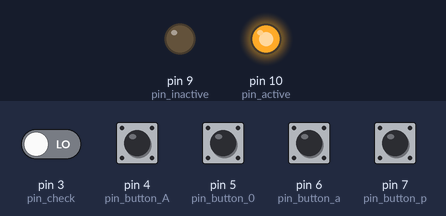
A sketch run on a simulated Arduino Uno, built with avr-gcc and run on an emulated ATmega328P. Parts: output pins drawn as LEDs (lit = HIGH). The test bench sets the inputs (shaded band); at power-on: pin 3 (pin_check), pin 4 (pin_button_A), pin 5 (pin_button_0), pin 6 (pin_button_a), pin 7 (pin_button_p) LOW. What the sketch prints to the serial monitor is not drawn.

Above: at 0.1 s.
Timing chart, 0 to 1.6 s (numbered marks = the images above):
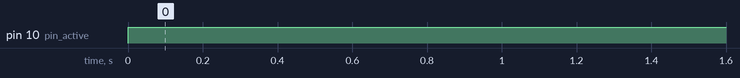

The sketch:

switches.ino
```cpp
// The five input buttons
const int pin_check    = 3;
const int pin_button_A = 4;
const int pin_button_0 = 5;
const int pin_button_a = 6;
const int pin_button_p = 7;

// The two output leds
const int pin_inactive = 9;
const int pin_active   = 10;

const int BUTTON_check = 0;
const int BUTTON_A = 1;
const int BUTTON_0 = 2;
const int BUTTON_a = 3;
const int BUTTON_p = 4;

int buttons[] = {
  LOW, LOW, LOW, LOW, LOW};


int active = true;

void setup() {
  pinMode(pin_check,    INPUT);
  pinMode(pin_button_A, INPUT);
  pinMode(pin_button_0, INPUT);
  pinMode(pin_button_a, INPUT);
  pinMode(pin_button_p, INPUT);
  pinMode(pin_inactive, OUTPUT);
  pinMode(pin_active,   OUTPUT);
  Serial.begin(9600);
}

void loop() {
  read_input();
  monitor();
  transition();
  signal();
}

void read_input() {
  buttons[BUTTON_check] = digitalRead(pin_check);
  buttons[BUTTON_A] = digitalRead(pin_button_A);
  buttons[BUTTON_0] = digitalRead(pin_button_0);
  buttons[BUTTON_a] = digitalRead(pin_button_a);
  buttons[BUTTON_p] = digitalRead(pin_button_p);
}

void monitor() {
  Serial.print(buttons[BUTTON_check]);
  Serial.print(buttons[BUTTON_A]);
  Serial.print(buttons[BUTTON_0]);
  Serial.print(buttons[BUTTON_a]);
  Serial.print(buttons[BUTTON_p]);
  Serial.println();
}

void transition() {
  if (switching() && active) {
    if (active_code_is(HIGH, LOW, HIGH, LOW)) {
      deactivate();
    }
  }
  if (switching() && !active) {
    if (active_code_is(HIGH, HIGH, HIGH, HIGH)) {
      activate();
    }
  }
}

boolean switching() {
  return buttons[BUTTON_check] == HIGH;
}

boolean active_code_is(int value_A, int value_0, int value_a, int value_p) {
  return buttons[BUTTON_A] == value_A && buttons[BUTTON_0] == value_0 && buttons[BUTTON_a] == value_a && buttons[BUTTON_p] == value_p;
}

void deactivate() {
  active = false;
}

void activate() {
  active = true;
}

void signal() {
  if (active) {
    signal_live();
  }
  else {
    signal_dead();
  }
}

void signal_live() {
  digitalWrite(pin_inactive, LOW);
  digitalWrite(pin_active, HIGH);
}

void signal_dead() {
  digitalWrite(pin_inactive, HIGH);
  digitalWrite(pin_active, LOW);
}
```

Measured:
- by itself, pin 10 (pin_active): LOW → HIGH at 0.00 s
